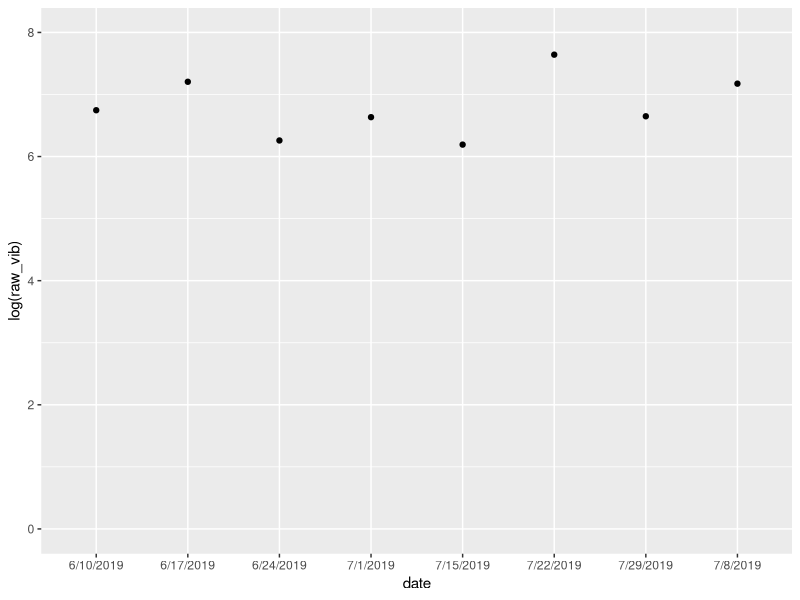
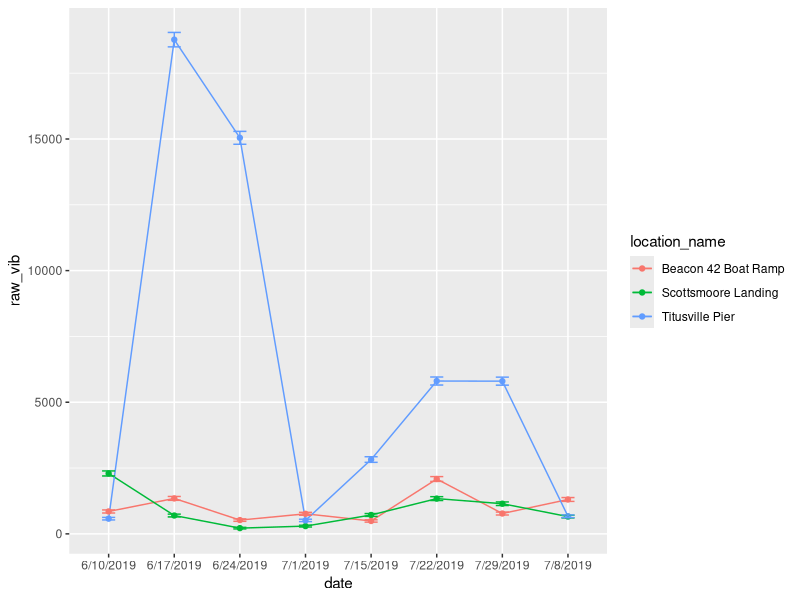
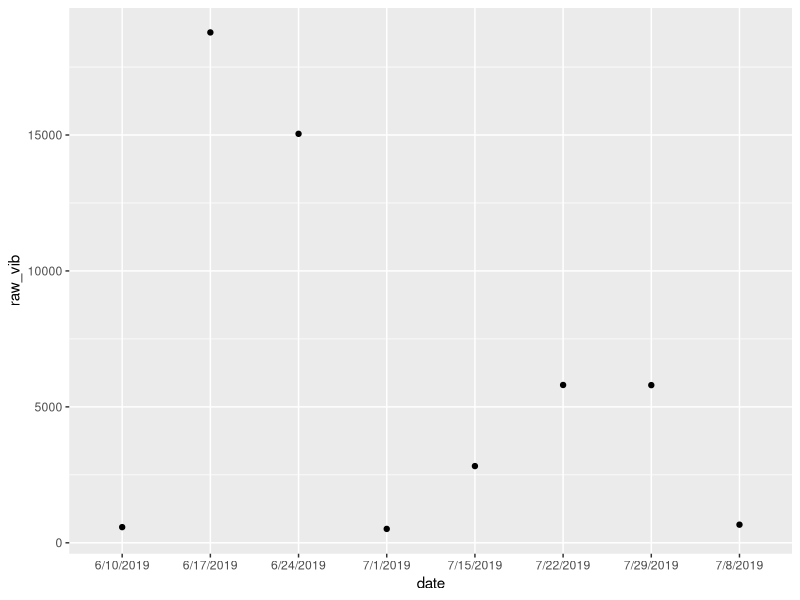
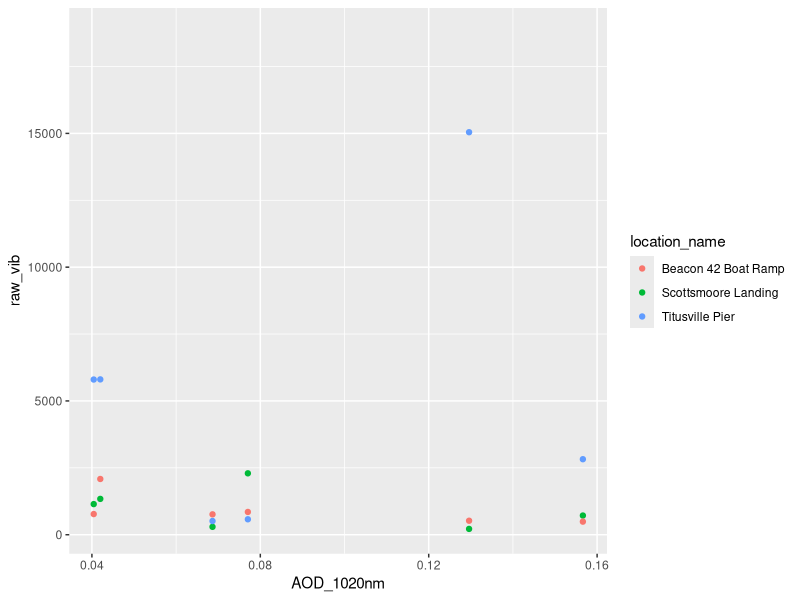
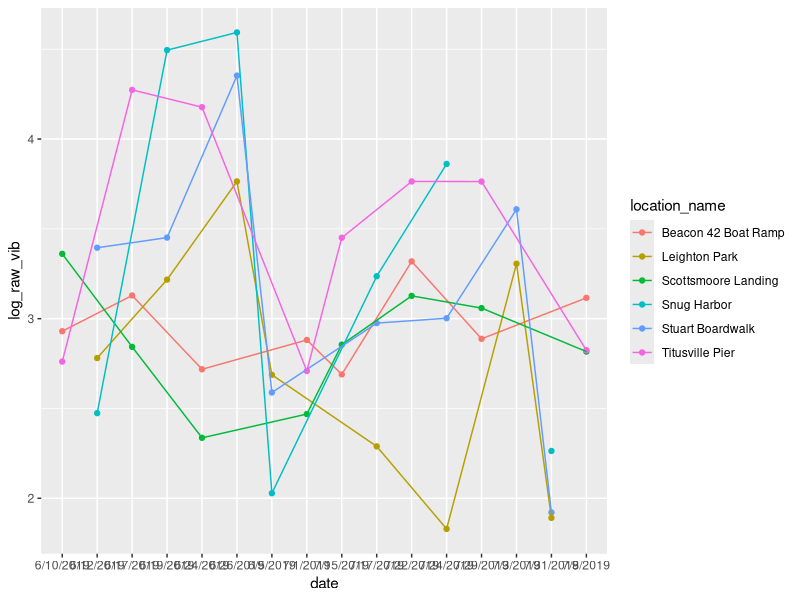
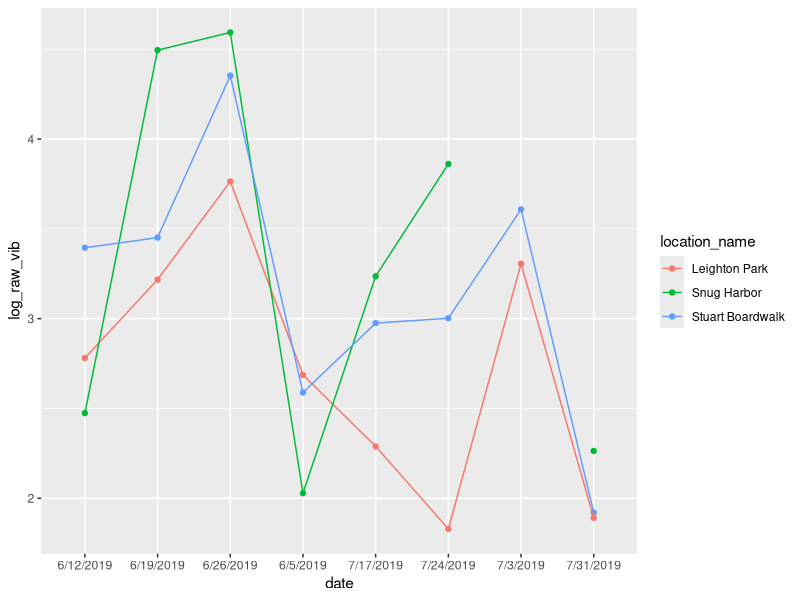
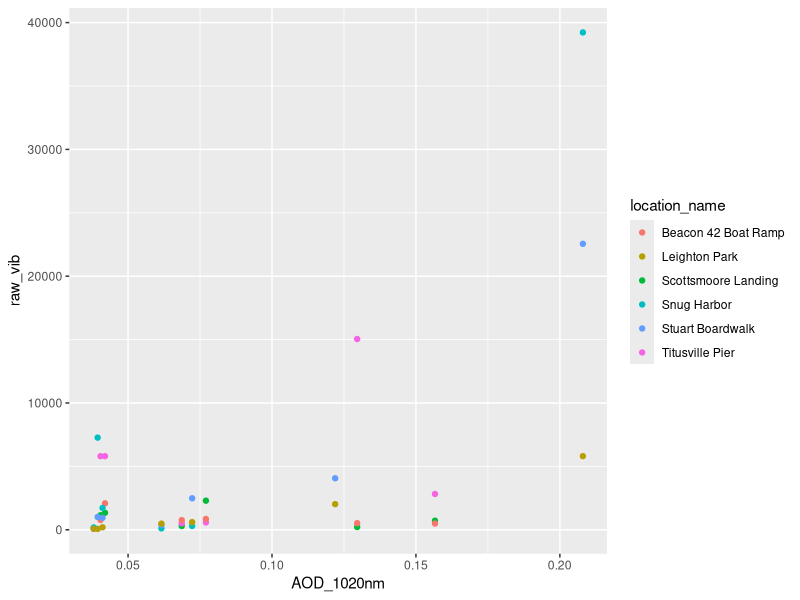
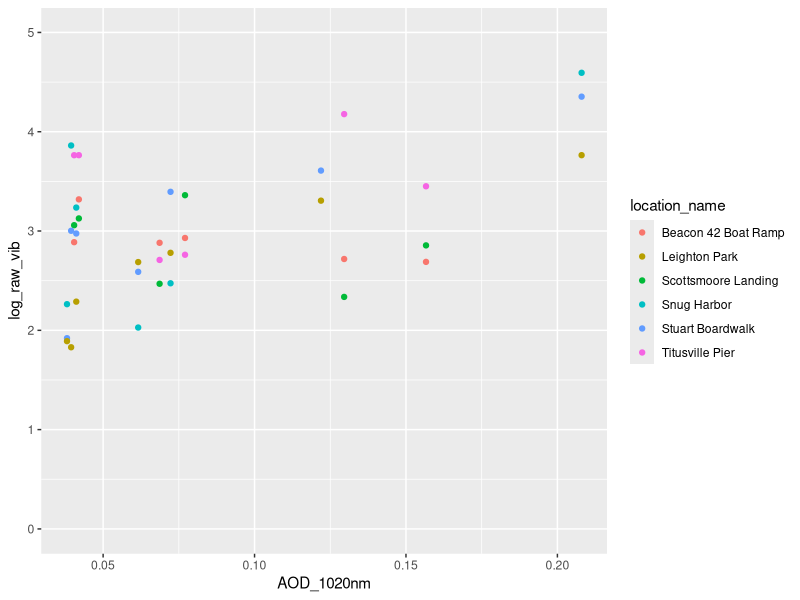

The R script that drew these images, in order:
#Processing Script

#load libraries
library(tidyverse)
library(dplyr)
library(lubridate)
library(plyr)
library(scales)

#Data Set

##Vibrio Data - Culturable Vibrio were enumerated from surface waters by spread plate onto TCBS.  

##Environmental Data - Water temperature and pH were determined using a YSI sonde. 
#Salinity was determined using a refractometer. Data was collected on site at the time of sampling.  

##Dust Data - Daily averages for aerosol optical depth (AOD) were obtained from [AERONET Version 3](https://aeronet.gsfc.nasa.gov/new_web/data.html). 
#The AOD values were obtained for stations at NASA Kennedy Space Center and Lake Okeechobee 
#to approximate the aerosol optical depth in the Northern Indian River Lagoon (IRL), and the St. Lucie Estuary (sle), respectively. 
#The following data are cloud cleared and quality controls have been applied but these data may not have final calibration applied. 
#For more information on this data, contact: PI Nima_Pahlevan at nima.pahlevan@nasa.gov

#Vibrio Data
irl_vibrio = read.csv("./data/raw_data/irl_raw_vibrio_counts.csv", stringsAsFactors=FALSE)
sle_vibrio = read.csv("./data/raw_data/sle_raw_vibrio_counts.csv", stringsAsFactors=FALSE)


#Environmental Data
irl_environmental = read.csv("./data/raw_data/irl_environmental_data.csv", stringsAsFactors=FALSE)
sle_environmental = read.csv("./data/raw_data/sle_environmental_data.csv", stringsAsFactors=FALSE)

#Dust Data
irl_dust = read.csv("./data/raw_data/ksc_dust.csv", stringsAsFactors=FALSE)
sle_dust = read.csv("./data/raw_data/lake_okeechobee_dust.csv", stringsAsFactors=FALSE)


#When observing the AOD Dust data, there appears to be many observations gor AOD at different wavelengths. 
#We should retain the data at a single wavelength, and save this data to the environmental variables data table.    
#It appears that the KSC and Lake Okeechobee data maintain data at different wavelengths, but do have data at 1020nm

#rename date columm in Dust Data 
names(irl_dust)[1] = "date"
names(sle_dust)[1] = "date"

#rename date column in Vibrio data
names(irl_vibrio)[2] = "date"
names(sle_vibrio)[2] = "date"


#keep dust data at 1020nm
irl_dust = irl_dust %>%
  select(date, AOD_1020nm)

sle_dust = sle_dust %>%
  select(date, AOD_1020nm)


#date for environmental variables is different than that of the other observations. We want MM/DD/YYYY. 
#Right now, the dates in the dust table, environmental table, and vibrio table are saved as characters.

class(irl_dust$date)
class(irl_environmental$date)
class(irl_vibrio$date)



#DUST DATA
##There doesn't seem to be an association between Vibrio counts and the dust data, based on this data set. 
#We examined the AOD on the day of sampling. What if we examine the AOD the day or days prior to sampling? 

#We may want to create a function that looks at the date of sampling from the vibrio data set, and then 
#stores the data from the day before sampling from the dust data set. 

#For example, we sampled on 6/17/2019. We want to take the data from the Dust Data Set from 6/16/2019. 


#We can force this by hand. We sampled the SLE on the following dates: 
#SLE: 6/5, 6/12, 6/19, 6/26, 7/3,  7/17, 7/24, 7/31
#24 hours before these dates correspond with the following indeces from dust data: 
#5, 10, 16, 22, 33, 39, 46

sle_dust$previous_24 = "NA"
sle_dust$previous_24[6] = sle_dust$AOD_1020nm[5]
sle_dust$previous_24[17] = sle_dust$AOD_1020nm[16]
sle_dust$previous_24[23] = sle_dust$AOD_1020nm[22]
sle_dust$previous_24[34] = sle_dust$AOD_1020nm[33]
sle_dust$previous_24[40] = sle_dust$AOD_1020nm[39]
sle_dust$previous_24[47] = sle_dust$AOD_1020nm[46]

sle_dust$previous_24 = as.numeric(sle_dust$previous_24)
class(sle_dust$previous_24)

sle_dust$previous_48 = "NA"
sle_dust$previous_48[17] = sle_dust$AOD_1020nm[15]
sle_dust$previous_48[23] = sle_dust$AOD_1020nm[21]
sle_dust$previous_48[34] = sle_dust$AOD_1020nm[32]
sle_dust$previous_48[40] = sle_dust$AOD_1020nm[38]
sle_dust$previous_48[47] = sle_dust$AOD_1020nm[45]

sle_dust$previous_48 = as.numeric(sle_dust$previous_48)
class(sle_dust$previous_48)

sle_dust$previous_72 = "NA"
sle_dust$previous_72[6] = sle_dust$AOD_1020nm[4]
sle_dust$previous_72[17] = sle_dust$AOD_1020nm[14]
sle_dust$previous_72[23] = sle_dust$AOD_1020nm[20]
sle_dust$previous_72[34] = sle_dust$AOD_1020nm[31]
sle_dust$previous_72[40] = sle_dust$AOD_1020nm[37]
sle_dust$previous_72[47] = sle_dust$AOD_1020nm[44]

sle_dust$previous_72 = as.numeric(sle_dust$previous_72)
class(sle_dust$previous_72)

#IRL: 6/10, 6/17, 6/24, 7/1, 7/8, 7/15, 7/22, 7/29
#24 hours before these dates correspond with the following indeces from dust data:

irl_dust$previous_24 = "NA"
irl_dust$previous_24[16] = irl_dust$AOD_1020nm[15]
irl_dust$previous_24[21] = irl_dust$AOD_1020nm[20]
irl_dust$previous_24[29] = irl_dust$AOD_1020nm[28]
irl_dust$previous_24[36] = irl_dust$AOD_1020nm[35]
irl_dust$previous_24[43] = irl_dust$AOD_1020nm[42]

irl_dust$previous_24 = as.numeric(irl_dust$previous_24)
class(irl_dust$previous_24)

irl_dust$previous_48 = "NA"
irl_dust$previous_48[4] = irl_dust$AOD_1020nm[3]
irl_dust$previous_48[16] = irl_dust$AOD_1020nm[14]
irl_dust$previous_48[36] = irl_dust$AOD_1020nm[34]
irl_dust$previous_48[43] = irl_dust$AOD_1020nm[41]

irl_dust$previous_48 = as.numeric(irl_dust$previous_48)
class(irl_dust$previous_48)

irl_dust$previous_72 = "NA"
irl_dust$previous_72[16] = irl_dust$AOD_1020nm[13]
irl_dust$previous_72[36] = irl_dust$AOD_1020nm[33]
irl_dust$previous_72[43] = irl_dust$AOD_1020nm[40]
irl_dust$previous_72 = as.numeric(irl_dust$previous_72)
class(irl_dust$previous_72)

#add dust data into enviornmental varibales
irl_environmental = left_join(irl_environmental, irl_dust, by = "date")

#there is dust data missing from the irl data set for 6/17 and 7/8

sle_environmental = left_join(sle_environmental, sle_dust, by = "date")

#there is dust data missing from the sle data set for 6/19


#Let's bind all of the environmental data together 

environmental = bind_rows(irl_environmental, sle_environmental, .id = "region")

#saveRDS(irl_environmental, file = "./data/processed_data/irl_environmental.rds")
#saveRDS(irl_vibrio, file = "./data/processed_data/irl_vibrio.rds")
#saveRDS(sle_environmental, file = "./data/processed_data/processeddata.rds")
#saveRDS(sle_vibrio, file = "./data/processed_data/processeddata.rds")


#EXPLORATORY DATA ANALYSIS 

#Can we visualize the Vibrio data by week? 
#Ideally, we would want to include SD for each observation, based on the variation between the data sets. 
#We may need to add (mutate) a new column for SD. 

#We need to learn how to average the replicates. 
#First, let's remove the last letter from the Sample ID, since this identifies the replicate. 

irl_vibrio2 = irl_vibrio %>% 
  separate(col = sample_id, into = c("sample_id","rep_id"), sep = c(8))

sle_vibrio2 = sle_vibrio %>% 
  separate(col = sample_id, into = c("sample_id","rep_id"), sep = c(8))

irl_vibrio2 = ddply(irl_vibrio2,.(sample_id),summarize, raw_vib = mean(raw_total), rv_se = 2*sqrt(raw_vib)) 

sle_vibrio2 = ddply(sle_vibrio2,.(sample_id),summarize, raw_vib = mean(raw_total), rv_se = 2*sqrt(raw_vib)) 


##################

#Let's explore data from the Indian River Lagoon, alone.

irl_environmental = left_join(irl_environmental, irl_vibrio2, by = "sample_id")


#Visualization

irl_environmental %>%
  filter(location_num == 3) %>%
  ggplot(aes(x = date, y = log(raw_vib))) + 
  geom_point() +
  ylim(0,8)


irl_environmental %>%
  ggplot(aes(x = date, y = raw_vib, group = location_name, color = location_name)) + 
  geom_line() + 
  geom_point() + 
  geom_errorbar(aes(ymin = raw_vib-rv_se, ymax = raw_vib + rv_se), width = 0.2) 


irl_environmental %>% 
  filter(location_name == "Titusville Pier") %>%
  ggplot(aes(x = date, y = raw_vib)) + 
  geom_point()

irl_environmental %>% 
  ggplot(aes(x = AOD_1020nm, y = raw_vib, group = location_name, color = location_name)) + 
  geom_point() 



##########################

#Now, let's explore the combined data set.  

vibrio = bind_rows(irl_vibrio2, sle_vibrio2)
environmental_vibrio = left_join(environmental, vibrio, by = "sample_id")
environmental_vibrio = mutate(environmental_vibrio, log_raw_vib = log10(raw_vib))

environmental_vibrio %>%
  ggplot(aes(x = date, y = log_raw_vib, group = location_name, color = location_name)) + 
  geom_point() + 
  geom_line()


environmental_vibrio %>%
  filter(region == 2) %>%
  ggplot(aes(x = date, y = log_raw_vib, group = location_name, color = location_name)) + 
  geom_point() + 
  geom_line()



environmental_vibrio %>% 
  ggplot(aes(x = AOD_1020nm, y = raw_vib, group = location_name, color = location_name)) + 
  geom_point() 

environmental_vibrio %>% 
  ggplot(aes(x = AOD_1020nm, y = log_raw_vib, group = location_name, color = location_name)) + 
  geom_point() + 
  ylim(0,5)

environmental_vibrio %>%
  filter(previous_24 != "NA") %>%
  ggplot(aes(x = previous_24, y = log_raw_vib, group = region, color = region)) + 
  geom_point() + 
  ylim(0,5)

environmental_vibrio %>%
  filter(previous_24 != "NA") %>%
  ggplot(aes(x = previous_24, y = log_raw_vib, group = location_name, color = location_name)) + 
  geom_point() + 
  ylim(0,5)


environmental_vibrio %>%
  filter(previous_48 != "NA") %>%
  ggplot(aes(x = previous_48, y = log_raw_vib, group = location_name, color = location_name)) + 
  geom_point() + 
  ylim(0,5)


environmental_vibrio %>%
  ggplot(aes(x = previous_72, y = log_raw_vib, group = location_name, color = location_name)) + 
  geom_point() + 
  ylim(0,5)


#irl_dust = mutate(irl_dust, date == as.Date(date, "%m/%d/%Y"))
#class(irl_dust$date)
#as.Date(strDates, "%m/%d/%Y")

